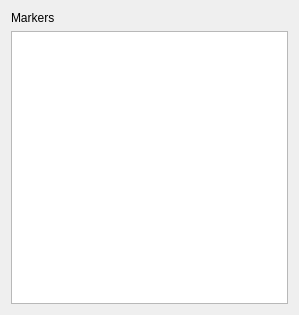
<?xml version="1.0" encoding="UTF-8"?>
<ui version="4.0">
 <class>CameraControl</class>
 <widget class="QWidget" name="CameraControl">
  <property name="geometry">
   <rect>
    <x>0</x>
    <y>0</y>
    <width>299</width>
    <height>315</height>
   </rect>
  </property>
  <property name="windowTitle">
   <string>LogMarkerViewer</string>
  </property>
  <layout class="QVBoxLayout" name="verticalLayout">
   <item>
    <widget class="QLabel" name="label">
     <property name="text">
      <string>Markers</string>
     </property>
    </widget>
   </item>
   <item>
    <widget class="QListWidget" name="list">
     <property name="font">
      <font>
       <family>Monospace</family>
      </font>
     </property>
     <property name="autoScroll">
      <bool>true</bool>
     </property>
     <property name="editTriggers">
      <set>QAbstractItemView::NoEditTriggers</set>
     </property>
     <property name="alternatingRowColors">
      <bool>true</bool>
     </property>
    </widget>
   </item>
  </layout>
 </widget>
 <resources/>
 <connections/>
</ui>
